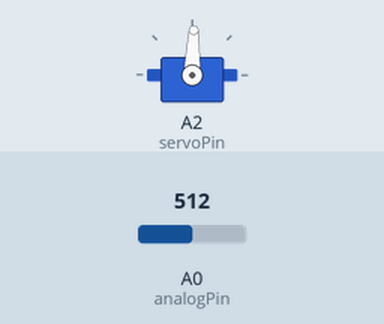
Recording of a sketch running on a simulated Arduino Uno, built with avr-gcc and run on an emulated ATmega328P. Shown: servo. Wiring (inferred from the names in the program): servo: signal A2. The test bench sets the inputs (shaded band); at power-on: A0 (analogPin) = 512. Servo pulses on a pin are drawn as a servo (544–2400 µs = 0–180°).

Above: at 1.2 s.
1.3 s: A0 (analogPin) set to 716
At 2.5 s:
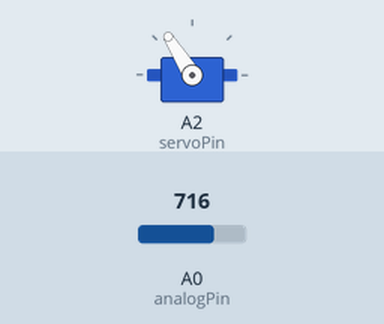
2.8 s: A0 (analogPin) set to 900
At 3.1 s:
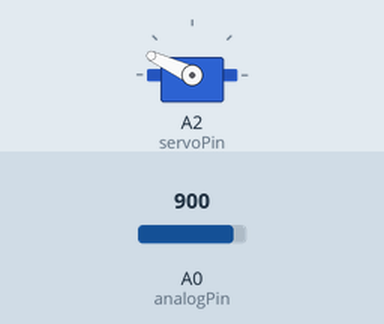
4.3 s: A0 (analogPin) set to 1023
At 5.5 s:
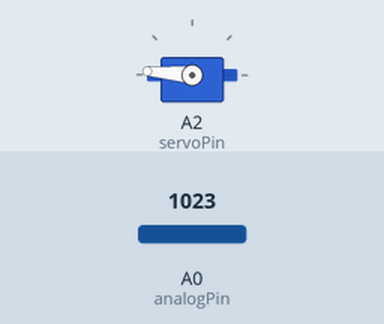
5.8 s: A0 (analogPin) set to 306
At 6.6 s:
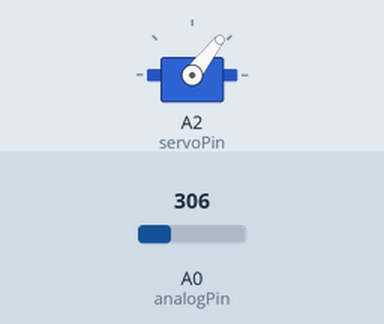
7.3 s: A0 (analogPin) set to 122
At 7.8 s:
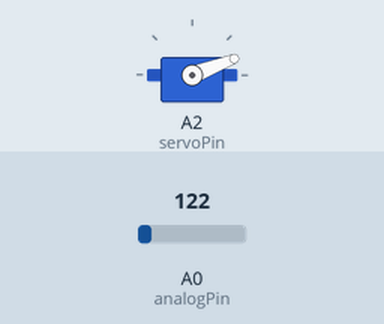
8.8 s: A0 (analogPin) set to 510
At 9.5 s:
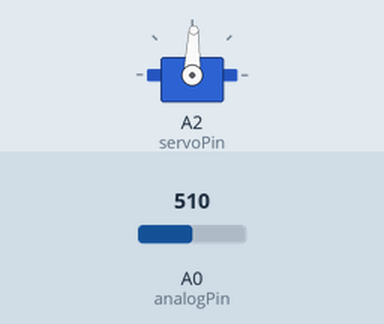
Timing chart, 0 to 11.3 s (numbered marks = the images above; inputs shaded):
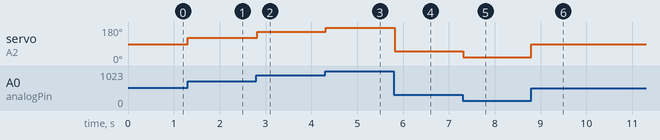

Measured:
- after the input at 1.3 s, servo on A2 (servoPin): 88° → 122° at once
- after the input at 2.8 s, servo on A2 (servoPin): 122° → 155° at once
- after the input at 4.3 s, servo on A2 (servoPin): 155° → 175° at once
- after the input at 5.8 s, servo on A2 (servoPin): 175° → 52° at once
- after the input at 7.3 s, servo on A2 (servoPin): 52° → 21° at once
- after the input at 8.8 s, servo on A2 (servoPin): 21° → 88° at once

The sketch:

servo_test.ino
```cpp
int servoPin = A2;     // Control pin for servo motor
int minPulse = 500;   // Minimum servo position
int maxPulse = 2500;  // Maximum servo position
int pulse = 0;        // Amount to pulse the servo

int lastPulse = 0;    // the time in milliseconds of the last pulse
int refreshTime = 20; // the time needed in between pulses

int analogValue = 0;  // the value returned from the analog sensor
int analogPin = 0;    // the analog pin that the sensor's on

void setup() {
  pinMode(servoPin, OUTPUT);  // Set servo pin as an output pin
  pulse = minPulse;           // Set the motor position value to the minimum
  Serial.begin(9600);
}

void loop() {
  analogValue = analogRead(analogPin);      // read the analog input
  pulse = (analogValue / 10) * 19 + 500;    // convert the analog value
                                            // to a range between minPulse
                                            // and maxPulse.

  // pulse the servo again if rhe refresh time (20 ms) have passed:
  if (millis() - lastPulse >= refreshTime) {
    analogWrite(servoPin, 255);   // Turn the motor on
    delayMicroseconds(pulse);       // Length of the pulse sets the motor position
    analogWrite(servoPin, 0);    // Turn the motor off
    lastPulse = millis();           // save the time of the last pulse
  }
}
```
